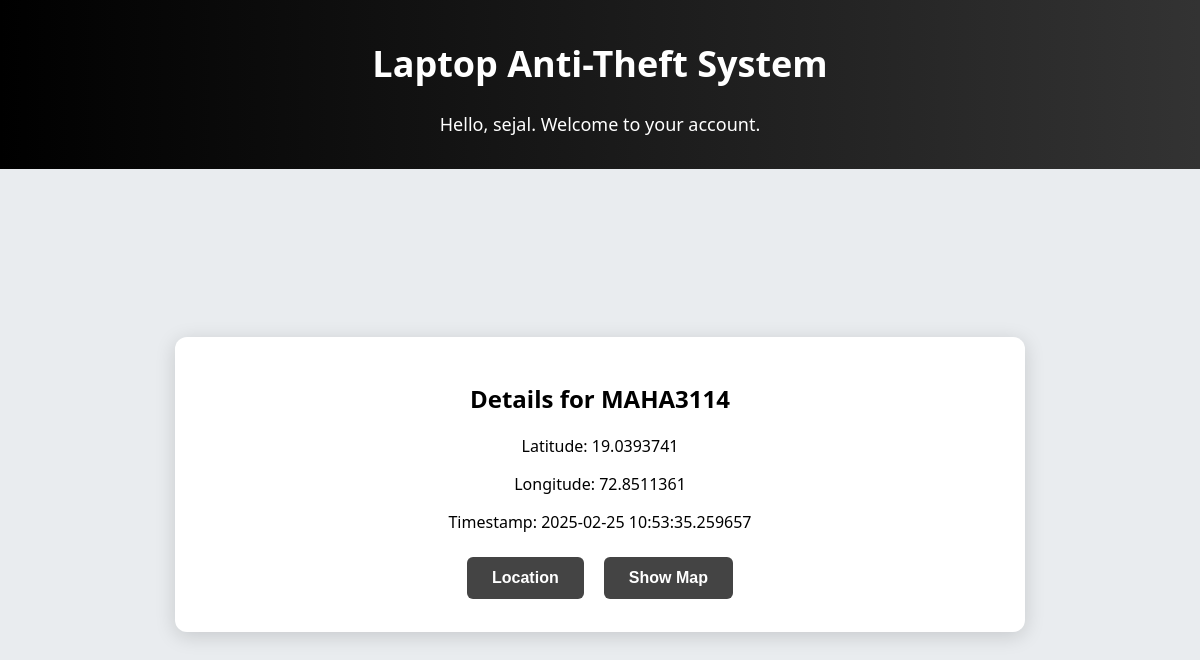
Page /test1.php?pc_name=MAHA3114 (signed in) on the committed database.
### tables this page shows
CREATE TABLE `client` (
  `cl_id` int(255) NOT NULL,
  `pc_name` varchar(255) NOT NULL,
  `ip_add` varchar(255) NOT NULL,
  `mac` text NOT NULL,
  `latitude` text NOT NULL,
  `longitude` text NOT NULL,
  `c_id` int(255) NOT NULL,
  `locate` tinyint(1) NOT NULL,
  `scream` int(11) NOT NULL,
  `p_msg` text NOT NULL,
  `camera` int(255) NOT NULL,
  `screenshot` int(255) NOT NULL,
  `datawipe` int(255) NOT NULL,
  `cam_path` varchar(255) NOT NULL,
  `timestamp1` timestamp(6) NOT NULL DEFAULT current_timestamp(6) ON UPDATE current_timestamp(6),
  `system` varchar(50) DEFAULT NULL,
  `node_name` varchar(255) DEFAULT NULL,
  `release_version` varchar(255) DEFAULT NULL,
  `machine` varchar(50) DEFAULT NULL,
  `processor` varchar(255) DEFAULT NULL,
  `cpu_cores_physical` int(11) DEFAULT NULL,
  `cpu_cores_logical` int(11) DEFAULT NULL,
  `cpu_frequency` float DEFAULT NULL,
  `total_memory` float DEFAULT NULL,
  `available_memory` float DEFAULT NULL,
  `used_memory` float DEFAULT NULL,
  `memory_usage` float DEFAULT NULL,
  `total_disk` float DEFAULT NULL,
  `used_disk` float DEFAULT NULL,
  `free_disk` float DEFAULT NULL,
  `disk_usage` float DEFAULT NULL,
  `last_updated` timestamp NOT NULL DEFAULT current_timestamp() ON UPDATE current_timestamp()
);

### test1.php (the view, shortened to what this page needs)
<?php
if (isset($_GET['pc_name'])) {
    $pcname = $_GET['pc_name'];
} else {
    exit;
}
$servername = "localhost";
$username = "root";
$password = "";
$dbname = "laptop";
$conn = new mysqli($servername, $username, $password, $dbname);
$c_id = $_SESSION['c_id'];
$sql = "SELECT latitude, longitude,timestamp1 FROM client WHERE c_id='$c_id' AND pc_name='$pcname'";
$result = $conn->query($sql);
if ($result->num_rows > 0) {
    $row = $result->fetch_assoc();
    $latitude = $row['latitude'];
    $longitude = $row['longitude'];
    $timestamp1 = $row['timestamp1'];
}
?>
<!DOCTYPE html>
<html lang="en">
<head>
</head>
<body>
<header>
    <h1>Laptop Anti-Theft System</h1>
    <p>Hello, <?php echo htmlspecialchars($_SESSION['c_name']); ?>. Welcome to your account.</p>
</header>
<main>
    <div class="container">
        <h2>Details for <?php echo htmlspecialchars($pcname); ?></h2>
        <p>Latitude: <?php echo htmlspecialchars($latitude); ?></p>
        <p>Longitude: <?php echo htmlspecialchars($longitude); ?></p>
        <p>Timestamp: <?php echo htmlspecialchars($timestamp1); ?></p>
        <div class="buttons">
    <a href="test2.php?pc_name=<?php echo htmlspecialchars($pcname); ?>"><button>Location</button></a>
    <a href="map.php?pc_name=<?php echo htmlspecialchars($pcname); ?>&Latitude=<?php echo htmlspecialchars($latitude); ?>&Longitude=<?php echo htmlspecialchars($longitude); ?>"><button>Show Map</button></a>
</div>
</main>
</body>
</html>

### test1.php (style rules this page uses)
body { font-family: 'Segoe UI', Tahoma, Geneva, Verdana, sans-serif; background-color: #e9ecef; margin: 0; padding: 0; display: flex; flex-direction: column; min-height: 100vh; }
header { background: linear-gradient(to right, #000, #333); color: white; padding: 15px; text-align: center; font-size: 18px; }
main { flex: 1; padding: 20px; display: flex; justify-content: center; align-items: center; flex-direction: column; }
.container { background-color: white; padding: 25px; border-radius: 12px; text-align: center; box-shadow: 0 4px 20px rgba(0, 0, 0, 0.15); width: 90%; max-width: 800px; transition: transform 0.3s ease; }
.buttons button { background-color: #444; color: white; border: none; padding: 12px 25px; border-radius: 6px; cursor: pointer; font-size: 16px; font-weight: bold; margin: 8px; transition: all 0.3s ease; }

### rows in the picture
client: latitude "19.0393741", longitude "72.8511361", timestamp1 "2025-02-25 10:53:35.259657"

### other values in the picture
$_SESSION['c_name'] "sejal"
$pcname "MAHA3114"
